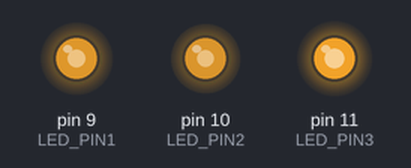
Recording of a sketch running on a simulated Arduino Uno, built with avr-gcc and run on an emulated ATmega328P. On the bench: output pins drawn as LEDs (lit = HIGH). Random numbers use the default seed unless the sketch sets one.

Above: at 0.12 s.
At 6.02 s:
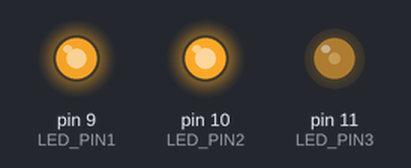
At 10.2 s:
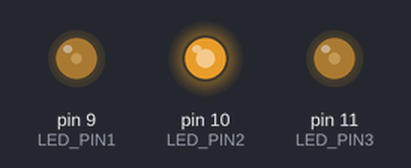
At 19.84 s:
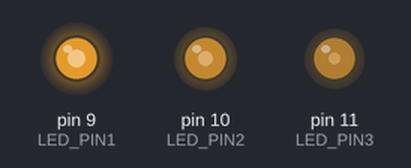
At 29.15 s:
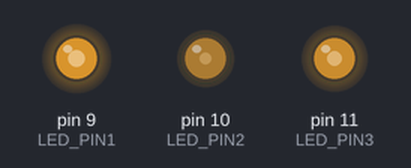
At 39.62 s:
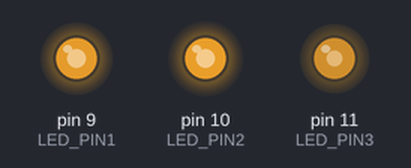
Timing chart, 0 to 40.0 s (numbered marks = the images above):
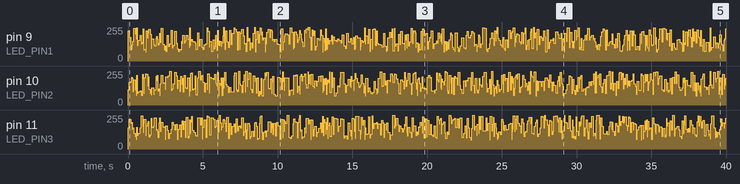

The sketch:

hands-on-03-fogo.ino
```cpp
/*
 * UNIVERSIDADE FEDERAL DO AMAZONAS - UFAM
 * INSTITUTO DE COMPUTAÇÃO - ICOMP
 * CURSO INTRODUÇÃO AO ARDUINO
 * MARCOS A. P. DE LIMA
 * MARCOS.LIMA@ICOMP.UFAM.EDU.BR
 * JUN, 2022
 */
#define LED_PIN1 9
#define LED_PIN2 10
#define LED_PIN3 11

void setup() {
  pinMode(LED_PIN1, OUTPUT);
  pinMode(LED_PIN2, OUTPUT);
  pinMode(LED_PIN3, OUTPUT);
}

void loop() {
  analogWrite(LED_PIN1, random(185) + 70);
  analogWrite(LED_PIN2, random(185) + 70);
  analogWrite(LED_PIN3, random(185) + 70);
  delay(random(100) + 20);
}
```
